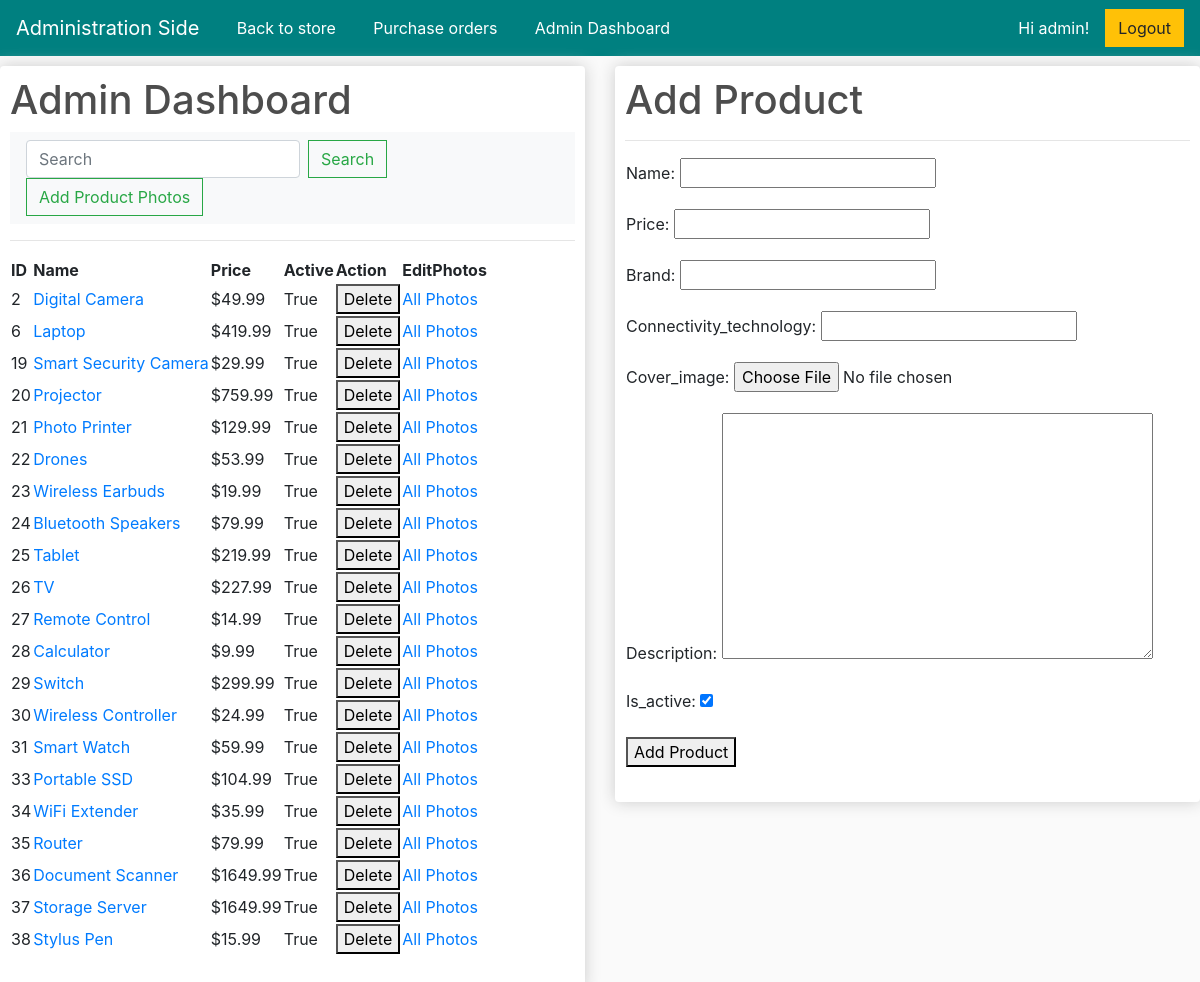
Screenshot of /adminDashboard/ (signed in) with the database file from the repository.
### store/models.py (models this page shows, shortened)
class Product(models.Model):
    name = models.CharField(max_length=200, null=True, verbose_name=_('name'))
    price = models.DecimalField(max_digits=10, decimal_places=2, verbose_name=_('price'))
    brand = models.CharField(max_length=16, null=True, verbose_name=_('brand'))
    connectivity_technology = models.CharField(max_length=32, null=True, verbose_name=_('connectivity_technology'))
    digital = models.BooleanField(default=False, null=True, blank=False)
    cover_image = models.ImageField(null=True, blank=True, verbose_name=_('cover_image'))
    description = models.TextField(null=True, verbose_name=_('description'))
    is_active = models.BooleanField(default=True, verbose_name=_('is_active'))

### store/views.py (the view, shortened to what this page needs)
# urls.py: path('adminDashboard/', views.adminDashboard, name="adminDashboard"),
@login_required(login_url="/adminLogin/")
def adminDashboard(request):
     products = Product.objects.all()
     if 'q' in request.GET:
          q = request.GET['q']
          products = Product.objects.filter(Q(name__icontains=q) | Q(id__icontains=q))
     else:
          products = Product.objects.all()
     form = ProductForm()
     if request.user.is_staff:
          return render(request, 'adminDashboard.html', {'products': products, 'form': form})
     else:
          return render(request, 'adminLogin.html', locals())

### store/forms.py
class ProductForm(forms.ModelForm):
    class Meta:
        model = Product
        fields = ['name','name_en','name_zh_hant','price','brand','connectivity_technology','cover_image','description','description_en','description_zh_hant','is_active',]

### store/templates/adminDashboard.html (shortened to what this page needs)
<!DOCTYPE html>
{% load static %}
{% load i18n %}
<html lang="en">
<head>
	<link rel="stylesheet" href="https://stackpath.bootstrapcdn.com/bootstrap/4.4.1/css/bootstrap.min.css">
	<link rel="stylesheet" type="text/css" href="{% static 'css/main.css' %}">
</head>
<body>
    <nav class="navbar navbar-expand-lg navbar-dark" style="background-color: #008080;">
		<a class="navbar-brand" href="{% url 'adminDashboard' %}">{% trans 'Administration Side' %}</a>
		<div class="collapse navbar-collapse" id="navbarSupportedContent">
			<ul class="navbar-nav me-auto mb-2 mb-lg-0">
				<a style="margin-left: 8px; color: #008080">|</a>
				<li class="nav-item">
					<a class="nav-link active" aria-current="page" href="{% url 'store' %}">{% trans 'Back to store' %}</a>
				</li>
				<a style="margin-left: 16px; color: #008080">|</a>
				<li class="nav-item">
					<a class="nav-link active" aria-current="page" href="{% url 'order_list' %}">{% trans 'Purchase orders' %}</a>
				</li>
				<a style="margin-left: 16px; color: #008080">|</a>
				<li class="nav-item">
					<a class="nav-link active" aria-current="page" href="{% url 'adminDashboard' %}">{% trans 'Admin Dashboard' %}</a>
				</li>
			</ul>
		</div>
	    <div class="form-inline my-2 my-lg-0">
			{% if user.is_authenticated %}
				<a style="margin-right: 16px; color: white">{% trans 'Hi' %} {{ user.username }}! </a>
				<form action="{% url 'logout' %}" method="post">
					<button class="btn btn-warning" type="submit">{% trans 'Logout' %}</button>
				</form>
			{% else %}
				<a style="margin-right: 16px; color: white">{% trans 'You are not logged in.' %} </a>
	     		<a href="{% url 'login' %}" class="btn btn-warning">{% trans 'Login' %}</a>
	     	{% endif %}
	    </div>
	</nav>
    <div class="row">
        <div class="col-lg-6">
            <div class="box-element">
                <h1>{% trans 'Admin Dashboard' %}</h1>
                <nav class="navbar navbar-light bg-light justify-content-">
                    <form class="form-inline">
                    <input class="form-control mr-sm-2" name="q" type="search" placeholder="Search" aria-label="Search">
                    <button class="btn btn-outline-success my-2 my-sm-0" type="submit">{% trans 'Search' %}</button>
                    </form>
                    <a class="btn btn-outline-success" href="{% url 'add_images' %}">{% trans 'Add Product Photos' %}</a>
                </nav>
                <table>
                    <tr>
                        <hr>
                        <th>{% trans 'ID' %}</th>
                        <th>{% trans 'Name' %}</th>
                        <th>{% trans 'Price' %}</th>
                        <th>{% trans 'Active' %}</th>
                        <th>{% trans 'Action' %}</th>
                        <th>{% trans 'EditPhotos' %}</th>
                    </tr>
                    {% for product in products %}
                    <tr>
                        <td>{{ product.id }}</td>
                        <td><a aria-current="page" href="{% url 'product_edit' product.id%}">{{ product.name }}</a></td>
                        <td>${{ product.price }}</td>
                        <td>{{ product.is_active }}</td>
                        <td>
                            <form method="post">
                                <button type="submit" name="action" value="delete">{% trans 'Delete' %}</button>
                            </form>
                        </td>
                        <td><a aria-current="page" href="{% url 'product_images' product.id %}">All Photos</a></td>
                    </tr>
                    {% endfor %}
                </table>
                <br>
            </div>
        </div>
        <div class="col-lg-6">
            <div class="box-element">
                <h1>{% trans 'Add Product' %}</h1>
                <hr>
                <table>
                    <tr>
                        <td>
                            <form method="post" enctype="multipart/form-data">
                                {{ form.as_p }}
                                <button type="submit">{% trans 'Add Product' %}</button>
                            </form>
                        </td>
                    </tr>
                </table>
                <br>
            </div>
        </div>
    </div>
</body>
</html>

### static/css/main.css (style rules this page uses)
body { background-color: hsl(0, 0%, 98%); }
h1,h2,h3,h4,h5,h6 { color:hsl(0, 0%, 30%); }
.box-element { box-shadow:hsl(0, 0%, 80%) 0 0 16px; background-color: #fff; border-radius: 4px; padding: 10px; }
.col-lg-4, .col-lg-6, .col-lg-8, .col-lg-12 { margin-top: 10px; }
.btn { border-radius: 0; }

### rows the page displays
Product: id "2", name "Digital Camera", price "49.99", is_active "True"
Product: id "6", name "Laptop", price "419.99", is_active "True"
Product: id "19", name "Smart Security Camera", price "29.99", is_active "True"
Product: id "20", name "Projector", price "759.99", is_active "True"
Product: id "21", name "Photo Printer", price "129.99", is_active "True"
Product: id "22", name "Drones", price "53.99", is_active "True"
Product: id "23", name "Wireless Earbuds", price "19.99", is_active "True"
Product: id "24", name "Bluetooth Speakers", price "79.99", is_active "True"
Product: id "25", name "Tablet", price "219.99", is_active "True"
Product: id "26", name "TV", price "227.99", is_active "True"
Product: id "27", name "Remote Control", price "14.99", is_active "True"
Product: id "28", name "Calculator", price "9.99", is_active "True"
Product: id "29", name "Switch", price "299.99", is_active "True"
Product: id "30", name "Wireless Controller", price "24.99", is_active "True"
Product: id "31", name "Smart Watch", price "59.99", is_active "True"
Product: id "33", name "Portable SSD", price "104.99", is_active "True"
Product: id "34", name "WiFi Extender", price "35.99", is_active "True"
Product: id "35", name "Router", price "79.99", is_active "True"
Product: id "36", name "Document Scanner", price "1649.99", is_active "True"
Product: id "37", name "Storage Server", price "1649.99", is_active "True"
Product: id "38", name "Stylus Pen", price "15.99", is_active "True"

### other values shown
{{ user.username }} "admin"
